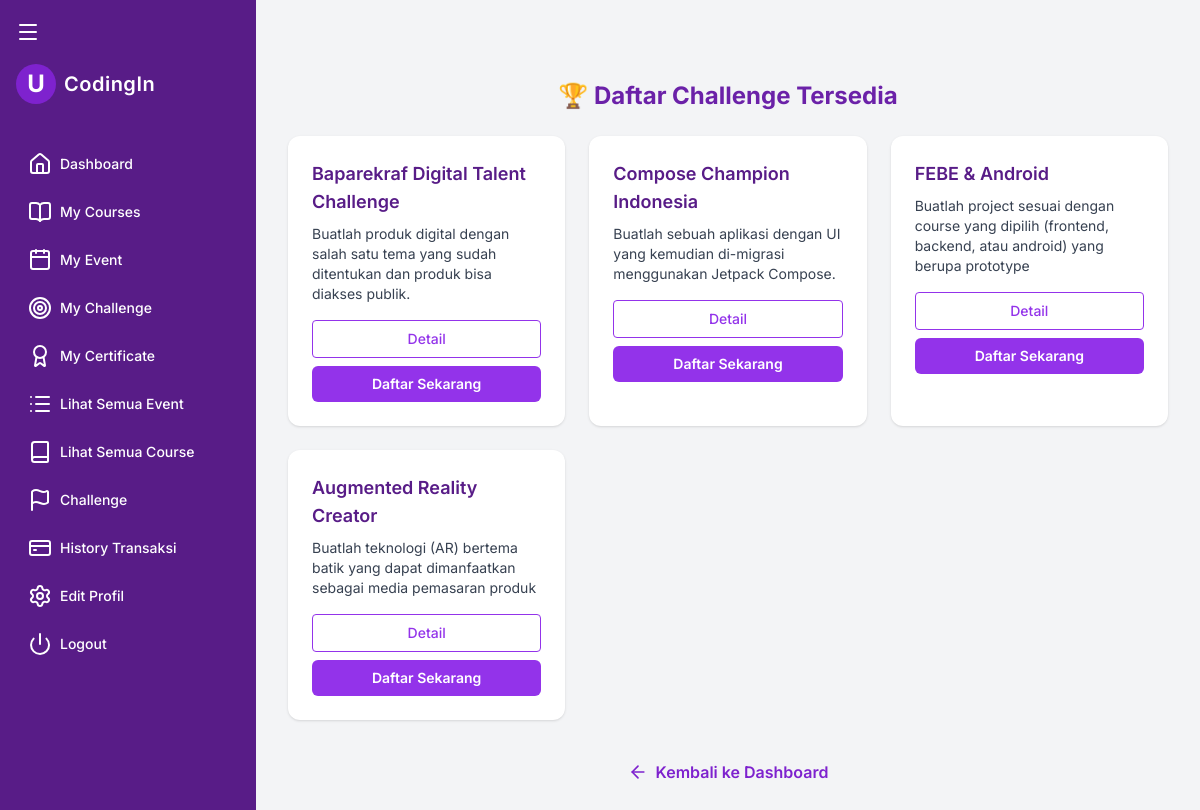
/user/challenge_list.php (signed in), run on the app's committed database.
### tables this page shows
CREATE TABLE `challenge` (
  `id_challenge` char(6) NOT NULL,
  `nama_challenge` varchar(50) NOT NULL,
  `deskripsi` varchar(200) NOT NULL,
  `tanggal_mulai` date NOT NULL,
  `tanggal_berakhir` date NOT NULL,
  `kuota_pemenang` int(11) NOT NULL,
  `hadiah` varchar(100) NOT NULL
);

### user/challenge_list.php (the view, shortened to what this page needs)
<?php
require_once '../config/database.php';
$stmt = $pdo->query("SELECT * FROM challenge ORDER BY tanggal_mulai ASC");
$challenges = $stmt->fetchAll(PDO::FETCH_ASSOC);
?>
<!DOCTYPE html>
<html lang="id">
<head>
  <script src="https://cdn.tailwindcss.com"></script>
</head>
<body class="bg-gray-100 min-h-screen">
  <div class="flex">
    <?php include '../includes/user_sidebar.php'; ?>
    <main id="mainContent" class="flex-grow p-8 pt-20 transition-all duration-300">
      <h2 class="text-2xl font-bold text-purple-800 mb-6 text-center">🏆 Daftar Challenge Tersedia</h2>
      <div class="grid grid-cols-1 md:grid-cols-2 lg:grid-cols-3 gap-6">
        <?php foreach ($challenges as $c): ?>
          <div class="bg-white rounded-xl shadow hover:shadow-lg p-6 transition duration-200">
            <h5 class="text-lg font-semibold text-purple-900 mb-2"><?= htmlspecialchars($c['nama_challenge']) ?></h5>
            <p class="text-gray-700 text-sm mb-2"><?= htmlspecialchars($c['deskripsi']) ?></p>
            <div class="flex flex-col gap-2 mt-4">
              <button onclick='showModal(<?= json_encode([
                'nama' => $c['nama_challenge'],
                'deskripsi' => $c['deskripsi'],
                'mulai' => $c['tanggal_mulai'],
                'selesai' => $c['tanggal_berakhir'],
                'kuota' => $c['kuota_pemenang'],
                'hadiah' => $c['hadiah'],
              ]) ?>)'
              class="bg-white border border-purple-600 text-purple-600 font-medium rounded px-4 py-2 hover:bg-purple-100 transition text-sm">
                Detail
              </button>
              <form action="join_challenge.php" method="post">
                <button class="w-full bg-purple-600 hover:bg-purple-700 text-white py-2 px-4 rounded-md font-semibold text-sm">
                  Daftar Sekarang
                </button>
              </form>
            </div>
          </div>
        <?php endforeach; ?>
      </div>
      <div class="text-center mt-10">
        <a href="../public/dashboard_user.php" class="inline-flex items-center text-purple-700 hover:underline font-semibold">
          <i data-lucide="arrow-left" class="w-5 h-5 mr-2"></i> Kembali ke Dashboard
        </a>
      </div>
    </main>
  </div>
</body>
</html>

### user/challenge_list.php (style rules this page uses)
body { font-family: 'Inter', sans-serif; }

### data on the page
challenge: nama_challenge "Baparekraf Digital Talent Challenge", deskripsi "Buatlah produk digital dengan salah satu tema yang sudah ditentukan dan produk bisa diakses publik."
challenge: nama_challenge "Compose Champion Indonesia", deskripsi "Buatlah sebuah aplikasi dengan UI yang kemudian di-migrasi menggunakan Jetpack Compose."
challenge: nama_challenge "FEBE & Android", deskripsi "Buatlah project sesuai dengan course yang dipilih (frontend, backend, atau android) yang berupa prototype"
challenge: nama_challenge "Augmented Reality Creator", deskripsi "Buatlah teknologi (AR) bertema batik yang dapat dimanfaatkan sebagai media pemasaran produk"
